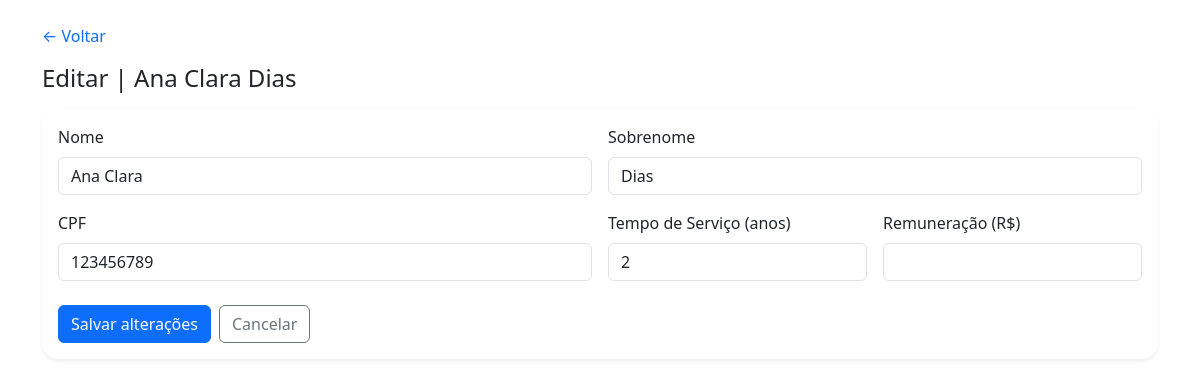
The page /editar/4/ on the database its author committed.
### funcionario/models.py (models this page shows, shortened)
class Funcionarios(models.Model):
    nome = models.CharField(
        max_length=255,
        null=False,
        blank=False,
    )
    sobrenome = models.CharField(
        max_length=255,
        null=False,
        blank=False,
    )
    cpf = models.CharField(
        max_length=14,
        null=False,
        blank=False,
    )
    tempo_de_servico = models.IntegerField(
        default=0,
        null=False,
        blank=False
    )
    remuneracao = models.DecimalField(
        max_digits=8,
        decimal_places=2,
        null=False,
        blank=False
    )
    objetos = models.Manager()

### website/views.py (the view)
# urls.py: path('editar/<int:id>/', views.editar_funcionario, name='editar'),
def editar_funcionario(request, id):
    f = get_object_or_404(Funcionarios, pk=id)
    return _salvar_form(request, f)

### website/views.py (called while the page is built, shortened)
def _salvar_form(request, instancia=None):
    return render(request, 'website/form_funcionario.html', {
        "titulo": "Novo Funcionário" if instancia is None else f"Editar | {instancia.nome} {instancia.sobrenome}",
        "f": instancia,
        "modo": "cadastrar" if instancia is None else "editar"
    })

### website/templates/website/form_funcionario.html (shortened to what this page needs)
{% load static %}
<!DOCTYPE html>
<html lang="pt-br">
<head>
  <link href="https://cdn.jsdelivr.net/npm/bootstrap@5.3.3/dist/css/bootstrap.min.css" rel="stylesheet">
  <link rel="stylesheet" href="{% static 'css/style.css' %}">
</head>
<body>
<div class="container py-4">
  <a class="text-decoration-none" href="{% url 'website:index' %}">&larr; Voltar</a>
  <h1 class="h4 mt-3">{{ titulo }}</h1>
  <div class="card shadow-sm border-0 mt-3">
    <div class="card-body">
      <form method="post">
        <div class="row g-3">
          <div class="col-md-6">
            <label class="form-label">Nome</label>
            <input class="form-control" name="nome" value="{{ f.nome|default:'' }}">
          </div>
          <div class="col-md-6">
            <label class="form-label">Sobrenome</label>
            <input class="form-control" name="sobrenome" value="{{ f.sobrenome|default:'' }}">
          </div>
          <div class="col-md-6">
            <label class="form-label">CPF</label>
            <input class="form-control" name="cpf" value="{{ f.cpf|default:'' }}" placeholder="000.000.000-00">
          </div>
          <div class="col-md-3">
            <label class="form-label">Tempo de Serviço (anos)</label>
            <input type="number" class="form-control" name="tempo_de_servico" value="{{ f.tempo_de_servico|default:0 }}">
          </div>
          <div class="col-md-3">
            <label class="form-label">Remuneração (R$)</label>
            <input type="number" step="0.01" class="form-control" name="remuneracao" value="{{ f.remuneracao|default:0 }}">
          </div>
        </div>
        <div class="mt-4 d-flex gap-2">
          <button class="btn btn-primary" type="submit">{% if modo == 'editar' %}Salvar alterações{% else %}Cadastrar{% endif %}</button>
          <a class="btn btn-outline-secondary" href="{% url 'website:index' %}">Cancelar</a>
        </div>
      </form>
    </div>
  </div>
</div>
</body>
</html>

### base/static/css/style.css (style rules this page uses)
.card { border-radius: 1rem; }
:root { --bs-primary: #0d6efd; }

### rows shown on the page
Funcionarios: nome "Ana Clara", sobrenome "Dias", cpf "123456789", tempo_de_servico "2"

### other values the page prints
{{ titulo }} "Editar | Ana Clara Dias"
